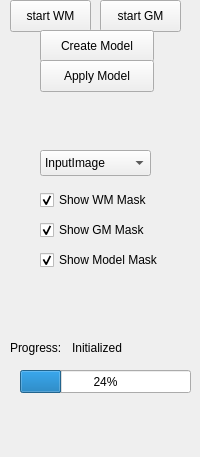
      <widget class="QWidget" name="brainSegmentationPage">
       <property name="geometry">
        <rect>
         <x>0</x>
         <y>0</y>
         <width>200</width>
         <height>457</height>
        </rect>
       </property>
       <attribute name="label">
        <string>Brain Segmentation</string>
       </attribute>
       <widget class="QPushButton" name="startWMSegmentationButton">
        <property name="geometry">
         <rect>
          <x>10</x>
          <y>0</y>
          <width>81</width>
          <height>32</height>
         </rect>
        </property>
        <property name="text">
         <string>start WM</string>
        </property>
       </widget>
       <widget class="QPushButton" name="startGMSegmentationButton">
        <property name="geometry">
         <rect>
          <x>100</x>
          <y>0</y>
          <width>81</width>
          <height>32</height>
         </rect>
        </property>
        <property name="text">
         <string>start GM</string>
        </property>
       </widget>
       <widget class="QPushButton" name="saveBrainResultButton">
        <property name="geometry">
         <rect>
          <x>40</x>
          <y>460</y>
          <width>114</width>
          <height>32</height>
         </rect>
        </property>
        <property name="text">
         <string>Save Results</string>
        </property>
       </widget>
       <widget class="QPushButton" name="creatSurfaceModelButton">
        <property name="geometry">
         <rect>
          <x>40</x>
          <y>30</y>
          <width>114</width>
          <height>32</height>
         </rect>
        </property>
        <property name="text">
         <string>Create Model</string>
        </property>
       </widget>
       <widget class="QComboBox" name="viewImageSourceComboBox">
        <property name="geometry">
         <rect>
          <x>40</x>
          <y>150</y>
          <width>111</width>
          <height>26</height>
         </rect>
        </property>
        <item>
         <property name="text">
          <string>InputImage</string>
         </property>
        </item>
        <item>
         <property name="text">
          <string>WMDistanceMap</string>
         </property>
        </item>
        <item>
         <property name="text">
          <string>GMDistanceMap</string>
         </property>
        </item>
        <item>
         <property name="text">
          <string>CombinedDistanceMap</string>
         </property>
        </item>
        <item>
         <property name="text">
          <string>CombinedSkeletonMap</string>
         </property>
        </item>
        <item>
         <property name="text">
          <string>GMModel</string>
         </property>
        </item>
        <item>
         <property name="text">
          <string>WMIntensityCombinedModel</string>
         </property>
        </item>
        <item>
         <property name="text">
          <string>GMIntensityCombinedModel</string>
         </property>
        </item>
        <item>
         <property name="text">
          <string>curvature</string>
         </property>
        </item>
       </widget>
       <widget class="QCheckBox" name="whiteMatterMaskCheckBox">
        <property name="geometry">
         <rect>
          <x>40</x>
          <y>190</y>
          <width>111</width>
          <height>20</height>
         </rect>
        </property>
        <property name="text">
         <string>Show WM Mask</string>
        </property>
        <property name="checked">
         <bool>true</bool>
        </property>
       </widget>
       <widget class="QCheckBox" name="grayMatterMaskCheckBox">
        <property name="geometry">
         <rect>
          <x>40</x>
          <y>220</y>
          <width>131</width>
          <height>20</height>
         </rect>
        </property>
        <property name="text">
         <string>Show GM Mask</string>
        </property>
        <property name="checked">
         <bool>true</bool>
        </property>
       </widget>
       <widget class="QCheckBox" name="surfaceModelMaskCheckBox">
        <property name="geometry">
         <rect>
          <x>40</x>
          <y>250</y>
          <width>131</width>
          <height>20</height>
         </rect>
        </property>
        <property name="text">
         <string>Show Model Mask</string>
        </property>
        <property name="checked">
         <bool>true</bool>
        </property>
       </widget>
       <widget class="QLabel" name="LSStatus_BrainPage">
        <property name="geometry">
         <rect>
          <x>72</x>
          <y>338</y>
          <width>121</width>
          <height>20</height>
         </rect>
        </property>
        <property name="text">
         <string>Initialized</string>
        </property>
       </widget>
       <widget class="QProgressBar" name="progressBar_BrainPage">
        <property name="geometry">
         <rect>
          <x>20</x>
          <y>370</y>
          <width>171</width>
          <height>23</height>
         </rect>
        </property>
        <property name="value">
         <number>24</number>
        </property>
       </widget>
       <widget class="QLabel" name="label_23">
        <property name="geometry">
         <rect>
          <x>10</x>
          <y>340</y>
          <width>62</width>
          <height>16</height>
         </rect>
        </property>
        <property name="text">
         <string>Progress:</string>
        </property>
       </widget>
       <widget class="QPushButton" name="applySurfaceModelButton">
        <property name="geometry">
         <rect>
          <x>40</x>
          <y>60</y>
          <width>114</width>
          <height>32</height>
         </rect>
        </property>
        <property name="text">
         <string>Apply Model</string>
        </property>
       </widget>
      </widget>
